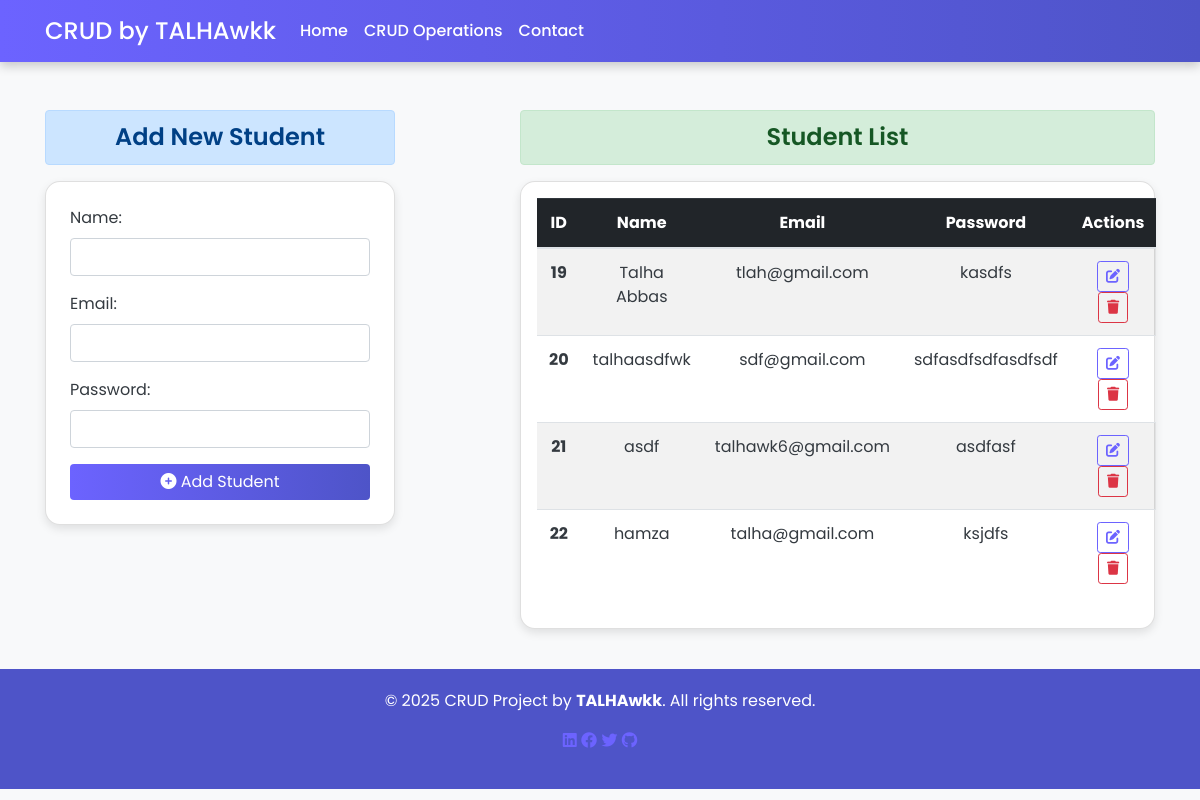
The app's page /, older data.
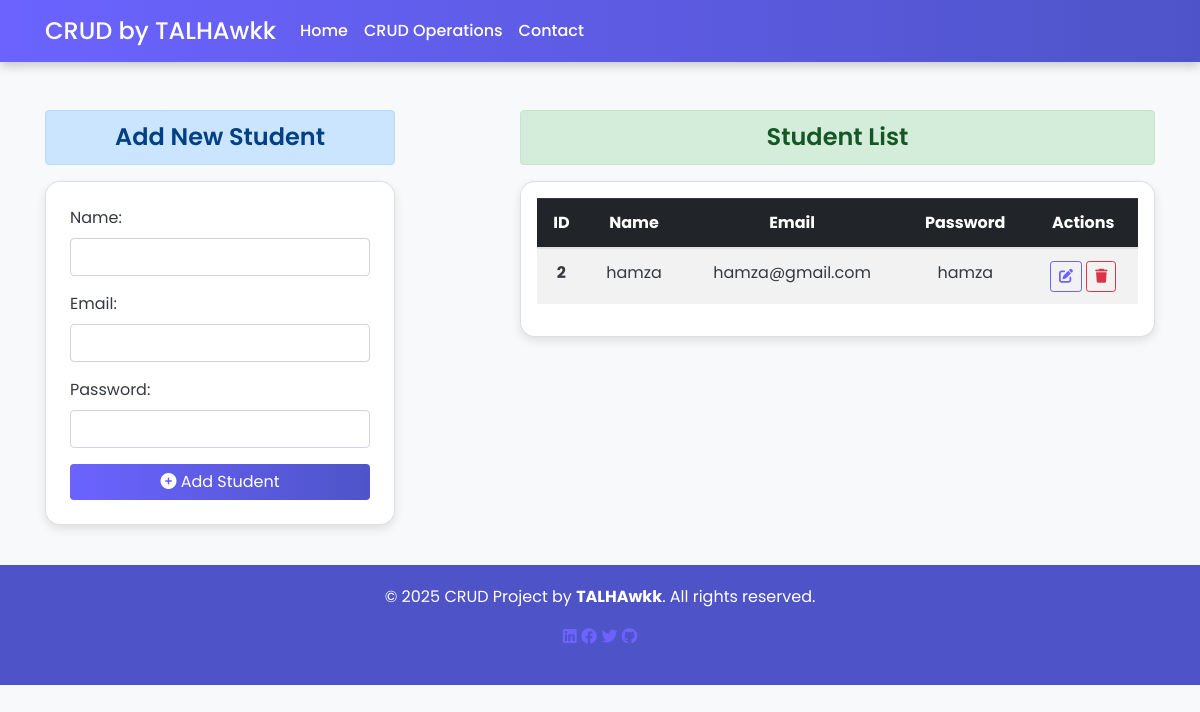
The same page, newer data.
### enroll/models.py (models this page shows)
class Student(models.Model):
    name=models.CharField(max_length=70)
    email=models.EmailField(max_length=70)
    password=models.CharField(max_length=70)

### enroll/views.py (the view)
# urls.py: path('',views.addshow, name='addshow'),
def addshow(request):
    if request.method=='POST':
        fm=StudentForm(request.POST)
        if fm.is_valid():
            fm.save()
            fm=StudentForm()
    else:
            fm=StudentForm()
    stu=Student.objects.all()
    return render(request,'enroll/addshow.html',{'form':fm,'stud':stu})

### enroll/forms.py
class StudentForm(forms.ModelForm):
    class Meta:
        model=Student
        fields=['name','email','password']
        widgets={
            'name':forms.TextInput(attrs={'class':'form-control'}),
            'email':forms.EmailInput(attrs={'class':'form-control'}),
            'password':forms.PasswordInput(attrs={'class':'form-control'}),
            }

### enroll/templates/enroll/addshow.html (shortened to what this page needs)
{% extends 'enroll/base.html' %}
{% block content %}
<div class="row">
    <div class="col-md-4">
        <h4 class="text-center alert alert-primary">Add New Student</h4>
        <div class="card p-4">
            <form action="" method="POST">{% csrf_token %}
                {{ form.as_p }}
                <div class="text-center mt-3">
                    <button type="submit" class="btn btn-custom w-100"><i class="fas fa-plus-circle"></i> Add Student</button>
                </div>
            </form>
        </div>
    </div>
    <div class="col-md-7 offset-md-1">
        <h4 class="text-center alert alert-success">Student List</h4>
        <div class="card p-3">
            {% if stud %}
            <table class="table table-striped table-hover text-center">
                <thead class="table-dark">
                    <tr>
                        <th>ID</th>
                        <th>Name</th>
                        <th>Email</th>
                        <th>Password</th>
                        <th>Actions</th>
                    </tr>
                </thead>
                <tbody>
                    {% for s in stud %}
                    <tr>
                        <td><span ><b>{{ s.id }}</b></span></td>
                        <td>{{ s.name }}</td>
                        <td>{{ s.email }}</td>
                        <td>{{ s.password }}</td>
                        <td>
                          <a href="{% url 'update1' s.id %}" class="btn btn-outline-primary btn-sm rounded-pill me-1" data-bs-toggle="tooltip" data-bs-placement="top" title="Edit Student">
                              <i class="fas fa-edit"></i>
                          </a>
                          <form action="{% url 'delete1' s.id %}" method="POST" class="d-inline">
                              <button type="submit" class="btn btn-outline-danger btn-sm rounded-pill" data-bs-toggle="tooltip" data-bs-placement="top" title="Delete Student">
                                  <i class="fas fa-trash"></i>
                              </button>
                          </form>
                      </td>
                    </tr>
                    {% endfor %}
                </tbody>
            </table>
            {% else %}
            <p class="text-center text-muted">No students found!</p>
            {% endif %}
        </div>
    </div>
</div>
{% endblock content %}

Row changes from the older to the newer data that the page shows:
removed Student: id "19", name "Talha Abbas", email "tlah@gmail.com", password "kasdfs"
removed Student: id "20", name "talhaasdfwk", email "sdf@gmail.com", password "sdfasdfsdfasdfsdf"
removed Student: id "21", name "asdf", email "talhawk6@gmail.com", password "asdfasf"
removed Student: id "22", name "hamza", email "talha@gmail.com", password "ksjdfs"
added Student: id "2", name "hamza", email "hamza@gmail.com", password "hamza"
